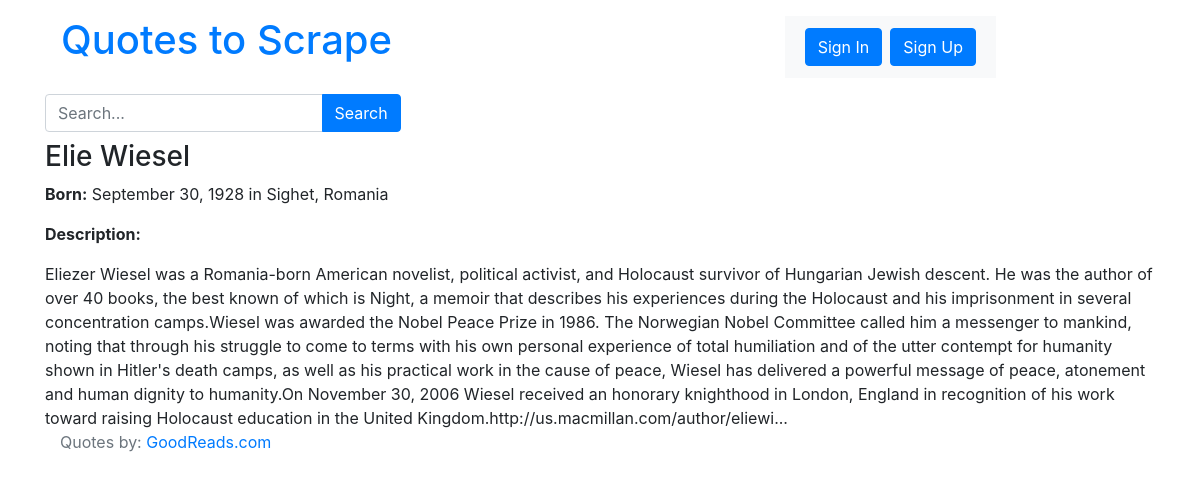
Screenshot of /author/elie-wiesel/ with the database file from the repository.
### quotes/models.py (models this page shows, shortened)
class Author(models.Model):
    fullname = models.CharField(max_length=150)
    born_date = models.CharField(max_length=10)
    born_location = models.CharField(max_length=150)
    description = models.TextField()
    created_at = models.DateTimeField(auto_now_add=True)
    slug = models.SlugField(max_length=50, blank=True)

### quotes/views.py (the view)
# urls.py: path("author/<slug:author_slug>/", views.author_page, name="author_page"),
def author_page(request, author_slug):
    author = Author.objects.get(slug=author_slug)
    top_tags = get_top_tags()
    return render(
        request,
        "quotes/author_page.html",
        context={"author": author, "top_tags": top_tags},
    )

### quotes/views.py (called while the page is built)
def get_top_tags():
    top_tags = Tag.objects.annotate(num_quotes=Count("quote")).order_by("-num_quotes")[
        :10
    ]
    top_tags = [(tag, 2 * tag.num_quotes) for tag in top_tags]
    return top_tags

### quotes/templates/quotes/author_page.html
{% extends 'quotes/base.html' %} {% block content %}
<div class="author-details">
  <h3 class="author-title">{{ author.fullname }}</h3>
  <p>
    <strong>Born:</strong>
    <span class="author-born-date">{{ author.born_date }}</span>
    <span class="author-born-location">{{ author.born_location }}</span>
  </p>
  <p><strong>Description:</strong></p>
  <div class="author-description">{{ author.description }}</div>
</div>
<footer class="footer">
  <div class="container">
    <p class="text-muted">
      Quotes by: <a href="https://www.goodreads.com/quotes">GoodReads.com</a>
    </p>
  </div>
</footer>
{% endblock %}

### quotes/static/quotes/styles.css (style rules this page uses)
a { color: #4582ec; text-decoration: none; cursor: pointer; }

### rows the page displays
Author: fullname "Elie Wiesel", born_date "September 30, 1928", born_location "in Sighet, Romania", description "Eliezer Wiesel was a Romania-born American novelist, political activist, and Holocaust survivor of Hungarian Jewish descent. He was the author of over 40 books, the best known of which is Night, a memoir that describes his experiences during the Holocaust and his imprisonment in several concentration camps.Wiesel was awarded the Nobel Peace Prize in 1986. The Norwegian Nobel Committee called him a messenger to mankind, noting that through his struggle to come to terms with his own personal experience of total humiliation and of the utter contempt for humanity shown in Hitler's death camps, as well as his practical work in the cause of peace, Wiesel has delivered a powerful message of peace,…"
